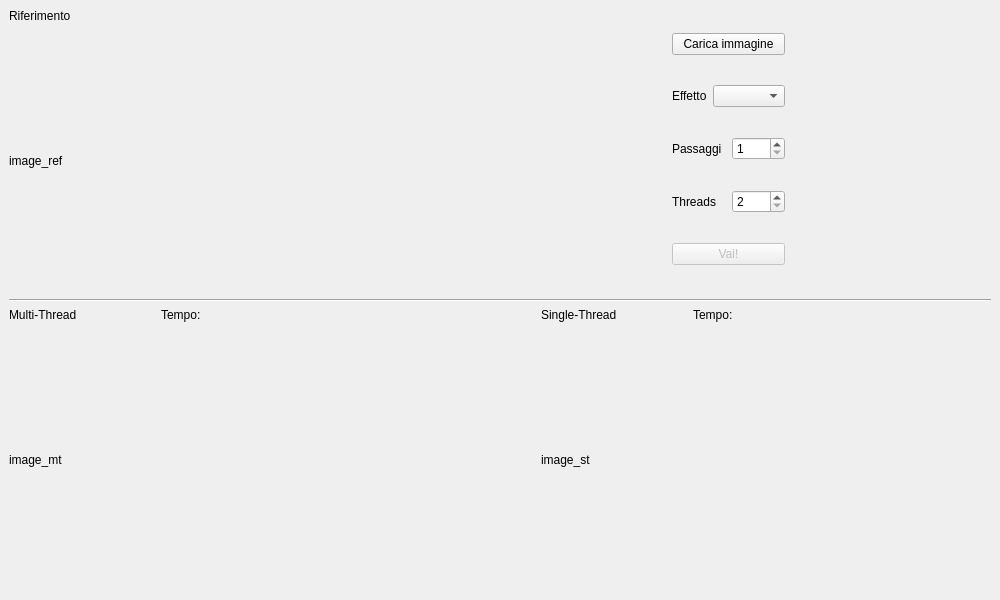
<?xml version="1.0" encoding="UTF-8"?>
<ui version="4.0">
 <class>MainWindow</class>
 <widget class="QMainWindow" name="MainWindow">
  <property name="geometry">
   <rect>
    <x>0</x>
    <y>0</y>
    <width>1000</width>
    <height>600</height>
   </rect>
  </property>
  <property name="minimumSize">
   <size>
    <width>1000</width>
    <height>600</height>
   </size>
  </property>
  <property name="windowTitle">
   <string>MainWindow</string>
  </property>
  <widget class="QWidget" name="centralwidget">
   <layout class="QVBoxLayout" name="verticalLayout">
    <item>
     <layout class="QHBoxLayout" name="horizontalLayout_2">
      <item>
       <layout class="QVBoxLayout" name="verticalLayout_3">
        <item>
         <widget class="QLabel" name="reference">
          <property name="text">
           <string>Riferimento</string>
          </property>
         </widget>
        </item>
        <item>
         <widget class="QLabel" name="image_ref">
          <property name="sizePolicy">
           <sizepolicy hsizetype="Expanding" vsizetype="Expanding">
            <horstretch>0</horstretch>
            <verstretch>0</verstretch>
           </sizepolicy>
          </property>
          <property name="minimumSize">
           <size>
            <width>450</width>
            <height>200</height>
           </size>
          </property>
          <property name="text">
           <string>image_ref</string>
          </property>
         </widget>
        </item>
       </layout>
      </item>
      <item>
       <spacer name="horizontalSpacer">
        <property name="orientation">
         <enum>Qt::Horizontal</enum>
        </property>
        <property name="sizeHint" stdset="0">
         <size>
          <width>40</width>
          <height>20</height>
         </size>
        </property>
       </spacer>
      </item>
      <item>
       <layout class="QVBoxLayout" name="verticalLayout_2">
        <item>
         <layout class="QHBoxLayout" name="horizontalLayout_10">
          <item>
           <widget class="QPushButton" name="load_image_btn">
            <property name="text">
             <string>Carica immagine</string>
            </property>
           </widget>
          </item>
         </layout>
        </item>
        <item>
         <layout class="QHBoxLayout" name="horizontalLayout_8">
          <item>
           <widget class="QLabel" name="label">
            <property name="text">
             <string>Effetto</string>
            </property>
           </widget>
          </item>
          <item>
           <widget class="QComboBox" name="effect_cb"/>
          </item>
         </layout>
        </item>
        <item>
         <layout class="QHBoxLayout" name="horizontalLayout_7">
          <item>
           <widget class="QLabel" name="label_2">
            <property name="text">
             <string>Passaggi</string>
            </property>
           </widget>
          </item>
          <item>
           <widget class="QSpinBox" name="pass_sb">
            <property name="minimum">
             <number>1</number>
            </property>
            <property name="maximum">
             <number>100</number>
            </property>
           </widget>
          </item>
         </layout>
        </item>
        <item>
         <layout class="QHBoxLayout" name="horizontalLayout_6">
          <item>
           <widget class="QLabel" name="label_3">
            <property name="text">
             <string>Threads</string>
            </property>
           </widget>
          </item>
          <item>
           <widget class="QSpinBox" name="thr_sb">
            <property name="minimum">
             <number>2</number>
            </property>
            <property name="maximum">
             <number>100</number>
            </property>
            <property name="singleStep">
             <number>2</number>
            </property>
           </widget>
          </item>
         </layout>
        </item>
        <item>
         <layout class="QHBoxLayout" name="horizontalLayout_9">
          <item>
           <widget class="QPushButton" name="start_btn">
            <property name="enabled">
             <bool>false</bool>
            </property>
            <property name="text">
             <string>Vai!</string>
            </property>
           </widget>
          </item>
         </layout>
        </item>
       </layout>
      </item>
      <item>
       <spacer name="horizontalSpacer_2">
        <property name="orientation">
         <enum>Qt::Horizontal</enum>
        </property>
        <property name="sizeHint" stdset="0">
         <size>
          <width>40</width>
          <height>20</height>
         </size>
        </property>
       </spacer>
      </item>
     </layout>
    </item>
    <item>
     <widget class="Line" name="line">
      <property name="orientation">
       <enum>Qt::Horizontal</enum>
      </property>
     </widget>
    </item>
    <item>
     <layout class="QHBoxLayout" name="horizontalLayout_3">
      <item>
       <layout class="QVBoxLayout" name="verticalLayout_5">
        <item>
         <layout class="QHBoxLayout" name="horizontalLayout_4">
          <item>
           <widget class="QLabel" name="multithread">
            <property name="text">
             <string>Multi-Thread</string>
            </property>
           </widget>
          </item>
          <item>
           <widget class="QLabel" name="time_mt">
            <property name="text">
             <string>Tempo:</string>
            </property>
           </widget>
          </item>
          <item>
           <widget class="QLabel" name="time_mt_lbl">
            <property name="text">
             <string/>
            </property>
           </widget>
          </item>
         </layout>
        </item>
        <item>
         <widget class="QLabel" name="image_mt">
          <property name="sizePolicy">
           <sizepolicy hsizetype="Expanding" vsizetype="Expanding">
            <horstretch>0</horstretch>
            <verstretch>0</verstretch>
           </sizepolicy>
          </property>
          <property name="minimumSize">
           <size>
            <width>450</width>
            <height>200</height>
           </size>
          </property>
          <property name="text">
           <string>image_mt</string>
          </property>
         </widget>
        </item>
       </layout>
      </item>
      <item>
       <spacer name="horizontalSpacer_3">
        <property name="orientation">
         <enum>Qt::Horizontal</enum>
        </property>
        <property name="sizeHint" stdset="0">
         <size>
          <width>40</width>
          <height>20</height>
         </size>
        </property>
       </spacer>
      </item>
      <item>
       <layout class="QVBoxLayout" name="verticalLayout_4">
        <item>
         <layout class="QHBoxLayout" name="horizontalLayout_5">
          <item>
           <widget class="QLabel" name="singlethread">
            <property name="text">
             <string>Single-Thread</string>
            </property>
           </widget>
          </item>
          <item>
           <widget class="QLabel" name="time_st">
            <property name="text">
             <string>Tempo:</string>
            </property>
           </widget>
          </item>
          <item>
           <widget class="QLabel" name="time_st_lbl">
            <property name="text">
             <string/>
            </property>
           </widget>
          </item>
         </layout>
        </item>
        <item>
         <widget class="QLabel" name="image_st">
          <property name="sizePolicy">
           <sizepolicy hsizetype="Expanding" vsizetype="Expanding">
            <horstretch>0</horstretch>
            <verstretch>0</verstretch>
           </sizepolicy>
          </property>
          <property name="minimumSize">
           <size>
            <width>450</width>
            <height>200</height>
           </size>
          </property>
          <property name="text">
           <string>image_st</string>
          </property>
         </widget>
        </item>
       </layout>
      </item>
     </layout>
    </item>
   </layout>
  </widget>
 </widget>
 <resources/>
 <connections/>
</ui>
